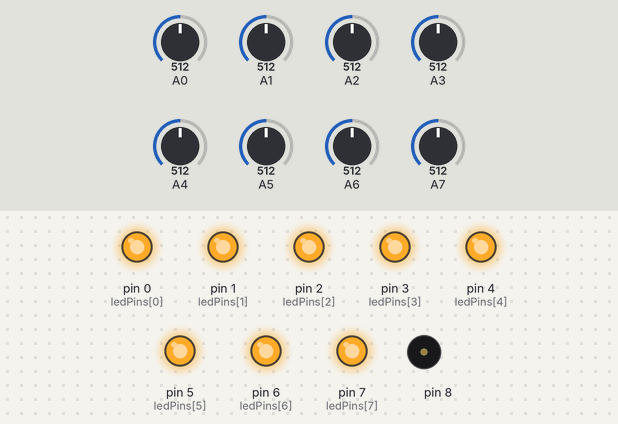
This sketch was run on a simulated Arduino Nano, built with avr-gcc and run on an emulated ATmega328P. On the bench: output pins drawn as LEDs (lit = HIGH), buzzer (waves = sounding). Dashed ring = blinking. The inputs (shaded band) are chosen by the test bench; at power-on: A0 = 512, A4 = 512, A1 = 512, A2 = 512, A3 = 512, A5 = 512, A6 = 512, A7 = 512. Random numbers use the default seed unless the sketch sets one.

Above: at 2.0 s.
2.1 s: A0 set to 229
At 3.2 s:
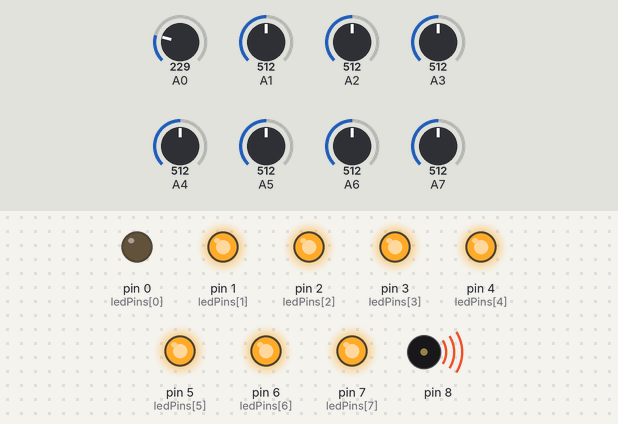
5.0 s: A0 set to 196
At 5.25 s:
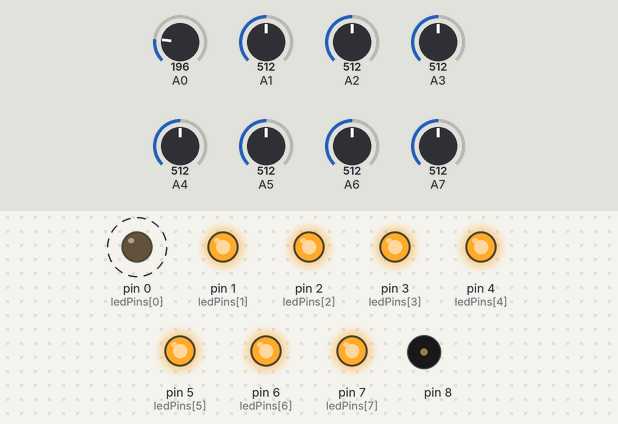
At 7.0 s:
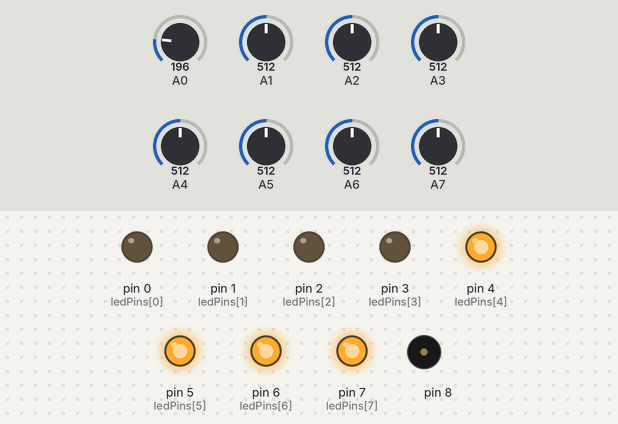
8.0 s: A4 set to 402
11.0 s: A4 set to 382
At 16.9 s:
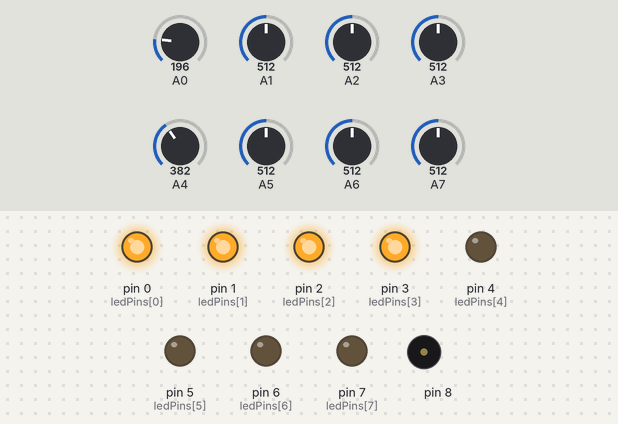
17.0 s: A0 set to 306
18.5 s: A1 set to 227
20.0 s: A1 set to 202
Timing chart, 0 to 29.2 s (numbered marks = the images above; inputs shaded):
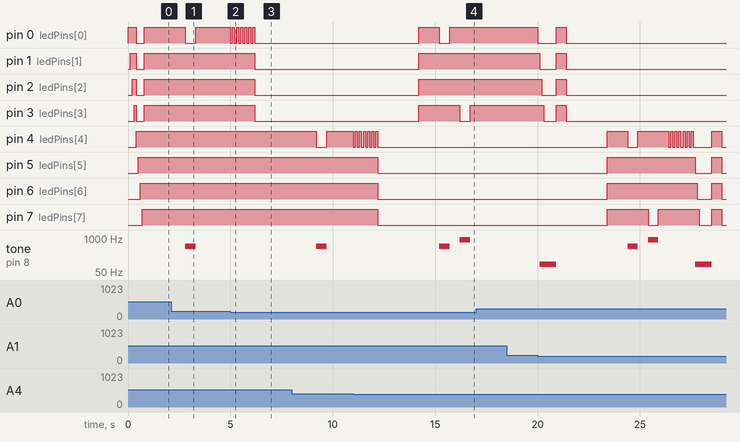

Measured:
- the behaviour switches between 212 and 211 on A0 (found by bisection; images 1 and 2)
- the behaviour switches between 392 and 391 on A4 (found by bisection; images 3 and 4)
- after the input at 5.0 s, pin 0 (ledPins[0]): alternates HIGH for 0.10 s and LOW for 0.10 s, 13 changes in all, then stays LOW, starting at once; pin 1 (ledPins[1]), pin 2 (ledPins[2]), pin 3 (ledPins[3]): HIGH → LOW after 1.2 s
- after the input at 11.0 s, pin 0 (ledPins[0]): LOW → HIGH after 3.2 s, → LOW 1.0 s later, → HIGH 0.50 s later; pin 1 (ledPins[1]), pin 2 (ledPins[2]): LOW → HIGH after 3.2 s; pin 3 (ledPins[3]): LOW → HIGH after 3.2 s, → LOW 2.0 s later, → HIGH 0.50 s later
- after the input at 17.0 s, every drawn part: stays the same
- after the input at 18.5 s, every drawn part: stays the same
- by itself, tone on pin 8: plays 100 Hz for 0.80 s, 480 Hz for 0.50 s, 840 Hz for 0.50 s, 100 Hz for 0.80 s

The sketch:

saulo_3.7_com_menu.ino
```cpp
//array que definem as portas para os leds
int ledPins[] = {
  0,1,2,3,4,5,6,7
};
// array que define a sequencia de leds do jogador 1 que vão piscar
int sequenc1[] = {
  0,0,0,0,0,0,0,0
};

// array que define a sequencia de leds do jogador 2 que vão piscar
int sequenc2[] = {
  0,0,0,0,0,0,0,0
};

//array que guarda os valores dos ldrs para calibragem
int LDRsVal[] = {
  0,0,0,0,0,0,0,0
};

// tempo ja dercorrido para o jogador 1
unsigned long tempo1 = 0;

// tempo ja dercorrido para o jogador 2
unsigned long tempo2 = 0;

int randNumber;

void setup() {
  pinMode(A0, INPUT);
  pinMode(A1, INPUT);
  pinMode(A2, INPUT);
  pinMode(A3, INPUT);
  pinMode(A4, INPUT);
  pinMode(A5, INPUT);
  pinMode(A6, INPUT);
  pinMode(A7, INPUT);

  pinMode (0,OUTPUT);
  pinMode (1,OUTPUT);
  pinMode (2,OUTPUT);
  pinMode (3,OUTPUT);
  pinMode (4,OUTPUT);
  pinMode (5,OUTPUT);
  pinMode (6,OUTPUT);
  pinMode (7,OUTPUT);


  pinMode (8,OUTPUT);

  randomSeed(analogRead(0));
  //faz uma leitura previa dos valores lidos nos LDRs para calibração.
  for (int d=0;d<=3;d++){
    digitalWrite(ledPins[d],HIGH);
    delay(100);
    LDRsVal[d]=analogRead(d);
  }

  for (int d=0;d<=3;d++){
    digitalWrite(ledPins[d],LOW);
  }

    for (int d=4;d<=7;d++){
    digitalWrite(ledPins[d],HIGH);
    delay(100);
    LDRsVal[d]=analogRead(d);
  }

  for (int d=4;d<=7;d++){
    digitalWrite(ledPins[d],LOW);
  }

}

void loop() {

    for(int z=0; z<=3; z++){
      digitalWrite(z,HIGH);
    }
while(foiPressionadoP1()>=0){

}

    for(int z=4; z<=7; z++){
      digitalWrite(z,HIGH);
    }
while(foiPressionadoP1()>=0){

}

  //declaração da variavel que armazena os pontos do jogador 1
  int pontos1=3;

  //declaração da variavel que armazena os pontos do jogador 2
  int pontos2=3;

  //loop para preencher o array do jogador 1
  for(int i=0;i<6;i++){
    randNumber = random(0,4);
    sequenc1[i] = randNumber;
  }

//loop para preencher o array do jogador 2
   for(int i=0;i<6;i++){
    randNumber = random(4,8);
    sequenc2[i] = randNumber;
  }

  // tempo de espera pela resposta dos LDRs
  long intervalo = 4500;


  //espera um tempo para começar
  delay (1000);


  //percorre o array da sequencia
  for (int a=0; a<6; a++){
    if (a>2){
      a=7;
    }

    //aumenta mais dois segundos para resposta do jogador a cada jogada.
    intervalo =((a+1)*2000)+ 4000;

/* -----------------------
* atuação do jogador 1
------------------------*/
    for(int z=0; z<=3; z++){
      digitalWrite(z,HIGH);
    }
    delay(1000);

    //pisca a sequencia do jogador 1
    for (int i=0; i<=a; i++){
      digitalWrite(sequenc1[i],LOW);
      tone(8,(sequenc1[i]+4)*120,500);
      delay (500);
      digitalWrite(sequenc1[i],HIGH);
      delay (500);
    }

    //guarda o tempo atual antes de ler a resposta dos LDRs
    tempo1 = millis();

    //flag para que a leitura dos LDRs acompanhe a sequencia
    int ordem1 = 0;

    //tomar resposta dos LDRs do grupo 1
    while((tempo1+intervalo) > millis() && ordem1 <= a){
      int pressionado = foiPressionadoP1();
      if (pressionado!=-1){
        if (sequenc1[ordem1] == pressionado){
          //pisca indicando que acertou
          digitalWrite(sequenc1[ordem1],LOW);
          delay (100);
          digitalWrite(sequenc1[ordem1],HIGH);
          delay (100);
          digitalWrite(sequenc1[ordem1],LOW);
          delay (100);
          digitalWrite(sequenc1[ordem1],HIGH);
          delay (100);
          digitalWrite(sequenc1[ordem1],LOW);
          delay (100);
          digitalWrite(sequenc1[ordem1],HIGH);
                    delay (100);
          digitalWrite(sequenc1[ordem1],LOW);
          delay (100);
          digitalWrite(sequenc1[ordem1],HIGH);
                    delay (100);
          digitalWrite(sequenc1[ordem1],LOW);
          delay (100);
          digitalWrite(sequenc1[ordem1],HIGH);
            delay (100);
          digitalWrite(sequenc1[ordem1],LOW);
          delay (100);
          digitalWrite(sequenc1[ordem1],HIGH);
          delay (100);


          ordem1++;
        }else{
          errrou(0);
          ordem1 = a+1;
          pontos1--;
        }

      }
    }

    //se o tempo acabou e não foi digitado toda ordem decrementa a pontuação
    if (ordem1 <= a){
      errrou(0);
      pontos1--;
    }

    for(int z=0; z<=3; z++){
      digitalWrite(z,LOW);
    }

    delay(2000);


/* --------------------------
* atuação do jogador 2
----------------------------*/
    for(int z=4; z<=7; z++){
      digitalWrite(z,HIGH);
    }

    delay(1000);

    //pisca a sequencia do jogador 2
    for(int z=0; z<=a; z++){
      digitalWrite(sequenc2[z],LOW);
      tone(8,sequenc2[z]*120,500);
      delay (500);
      digitalWrite(sequenc2[z],HIGH);
      delay (500);
    }

    //guarda o tempo atual antes de ler a resposta dos LDRs
    tempo2 = millis();

    //flag para que a leitura dos LDRs acompanhe a sequencia
    int ordem2 = 0;

    //tomar resposta dos LDRs do grupo 1
    while(tempo2+intervalo > millis() && ordem2 <= a){
      int pressionado = foiPressionadoP2();
      if (pressionado!=-1){
        if (sequenc2[ordem2] == pressionado){
          //pisca indicando que acertou
          digitalWrite(sequenc2[ordem2],LOW);
          delay (100);
          digitalWrite(sequenc2[ordem2],HIGH);
          delay (100);
          digitalWrite(sequenc2[ordem2],LOW);
          delay (100);
          digitalWrite(sequenc2[ordem2],HIGH);
          delay (100);
          digitalWrite(sequenc2[ordem2],LOW);
          delay (100);
          digitalWrite(sequenc2[ordem2],HIGH);
          delay (100);
          digitalWrite(sequenc2[ordem2],LOW);
          delay (100);
          digitalWrite(sequenc2[ordem2],HIGH);
          delay (100);
          digitalWrite(sequenc2[ordem2],LOW);
          delay (100);
          digitalWrite(sequenc2[ordem2],HIGH);
          delay (100);
          digitalWrite(sequenc2[ordem2],LOW);
          delay (100);
          digitalWrite(sequenc2[ordem2],HIGH);
          delay (100);


          ordem2++;
        }else{
          errrou(4);
          ordem2 = a+1;
          pontos2--;
        }

      }
    }

    //se o tempo acabou e não foi digitado toda ordem decrementa a pontuação
    if (ordem2 <= a){
      errrou(4);
      pontos2--;
    }

      for(int z=4; z<=7; z++){
      digitalWrite(z,LOW);
    }

    delay(2000);


  }

  // final do jogo imprime a quantidade de acertos do jogador 1
  pontuacao(pontos1, 0);

  // final do jogo imprime a quantidade de acertos do jogador 2
  pontuacao(pontos2, 4);

  for (int a=0; a<=7; a++){
    digitalWrite(ledPins[a],HIGH);
  }

        for(int z=4; z<=7; z++){
      digitalWrite(z,LOW);
    }

}


//função que mostra que acabou a rodada
void pontuacao(int pontos, int jogador){
  int inicio = jogador;
  int fim = jogador + pontos;

  //ascende todos os leds para sinalizar fim da partida
  for (int a=inicio; a<=fim; a++){
    digitalWrite(ledPins[a],LOW);
  }
  delay (1000);
  for (int a=inicio; a<=fim; a++){
    digitalWrite(ledPins[a],HIGH);
  }
  delay (1000);

}

//função que mostra que errou a ordem
void errrou(int inicio){
  for (int a=inicio; a<=inicio+3; a++){
    digitalWrite(ledPins[a],LOW);
    delay (100);
    tone (8, 100, 500);
  }
  delay (500);
  for (int a=inicio; a<=inicio+3; a++){
    digitalWrite(ledPins[a],HIGH);
  }
  delay (500);
}

int foiPressionadoP1(){
  for (int c=0;c<=3;c++){
    int Resp=analogRead(c);
    if(Resp<LDRsVal[c]-300){
      return(c);
    }
  }
  return(-1);
}

int foiPressionadoP2(){
  for (int c=4;c<=7;c++){
    int Resp=analogRead(c);
    if(Resp<LDRsVal[c]-120){
      return(c);
    }
  }
  return(-1);
}
```
